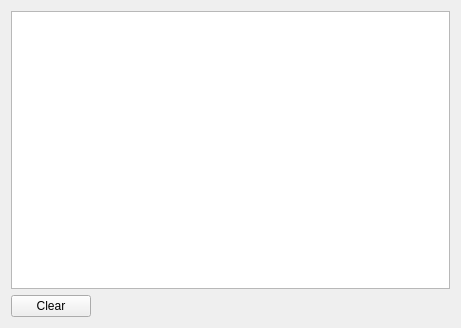
<?xml version="1.0" encoding="UTF-8"?>
<ui version="4.0">
 <class>LogWidget</class>
 <widget class="QWidget" name="LogWidget">
  <property name="geometry">
   <rect>
    <x>0</x>
    <y>0</y>
    <width>461</width>
    <height>328</height>
   </rect>
  </property>
  <property name="windowTitle">
   <string>Form</string>
  </property>
  <layout class="QVBoxLayout" name="verticalLayout">
   <item>
    <widget class="QTableView" name="tableView"/>
   </item>
   <item>
    <layout class="QHBoxLayout" name="horizontalLayout">
     <item>
      <widget class="QPushButton" name="ClearPushButton">
       <property name="text">
        <string>Clear</string>
       </property>
      </widget>
     </item>
     <item>
      <spacer name="horizontalSpacer">
       <property name="orientation">
        <enum>Qt::Horizontal</enum>
       </property>
       <property name="sizeHint" stdset="0">
        <size>
         <width>40</width>
         <height>20</height>
        </size>
       </property>
      </spacer>
     </item>
    </layout>
   </item>
  </layout>
 </widget>
 <resources/>
 <connections/>
</ui>
